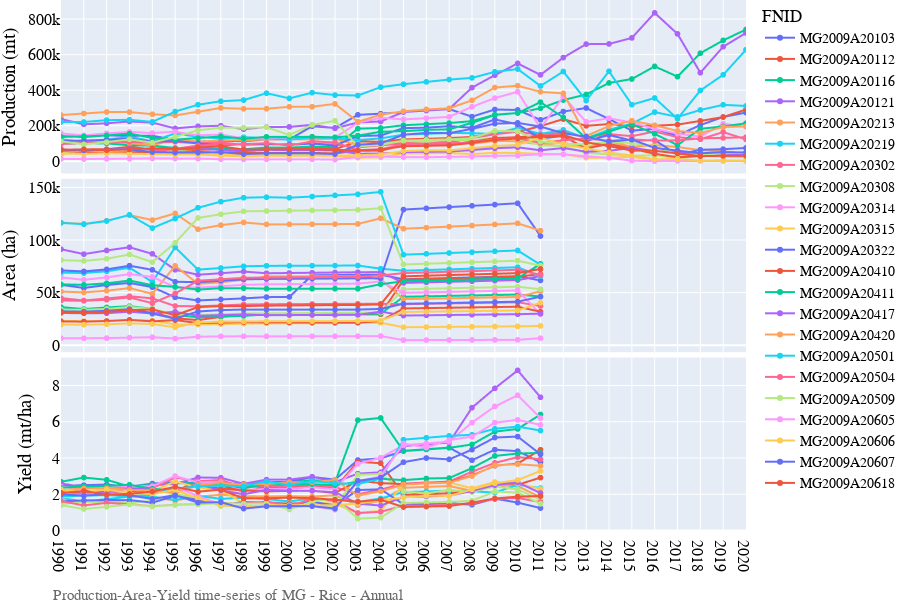
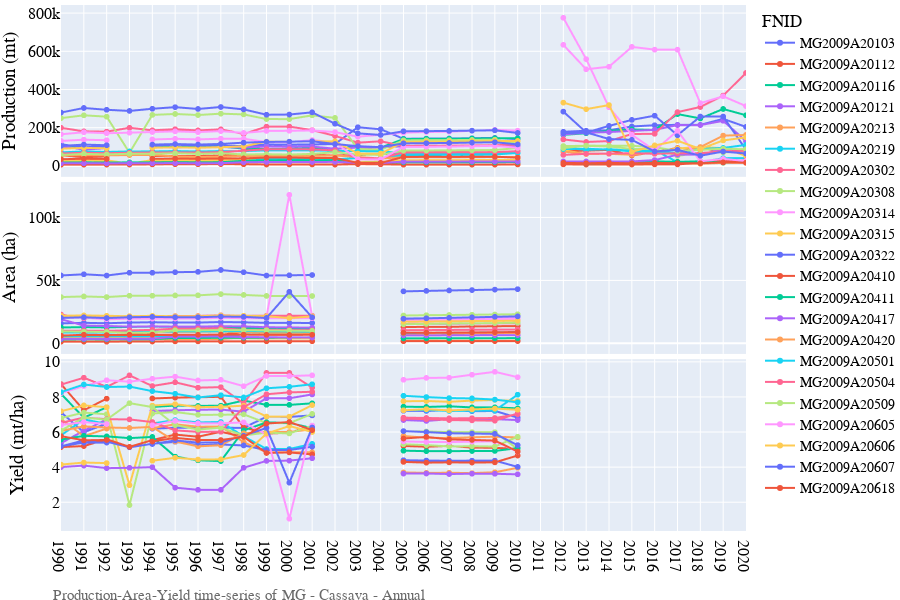
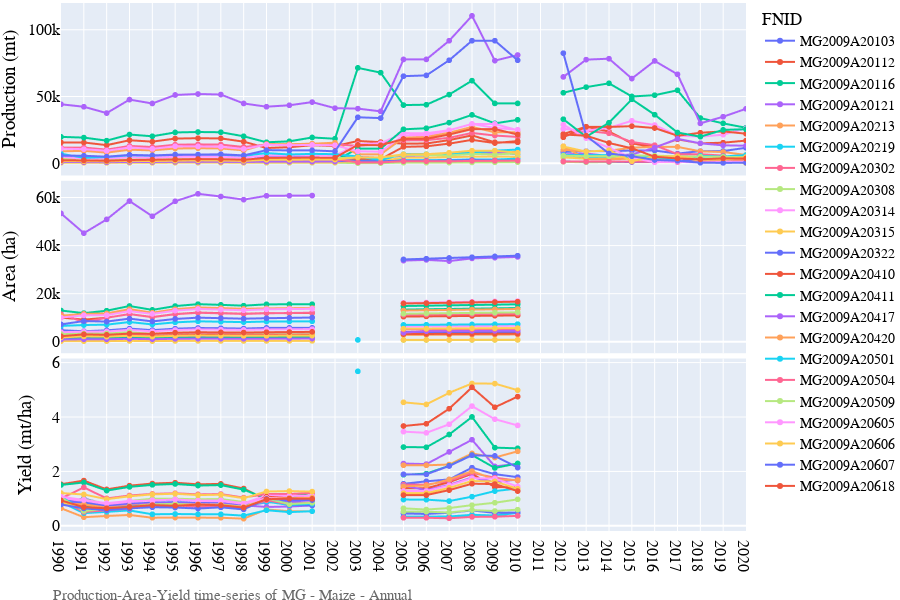

Notebook code for these charts, in order:
### Code cell
# Lineplot of Production-Area-Yield time-series
country_iso, country_name = 'MG', 'Madagascar'
df = pd.read_csv('../data/crop/adm_crop_production_%s.csv' % country_iso, index_col=0)
df['year'] = df['harvest_year']
year = [df['year'].min(), df['year'].max()]
product_season = [
    ['Rice','Annual'],
    ['Cassava','Annual'],
    ['Maize','Annual'],
]
for product_name, season_name in product_season:
    footnote = 'Production-Area-Yield time-series of %s - %s - %s' % (country_iso, product_name, season_name)
    fn_save = '../figures/%s_line_pay_%s_%s.png' % (country_iso, product_name, season_name)
    sub = df[(df['product'] == product_name) & (df['season_name'] == season_name)]
    fig = PlotLinePAY(sub, year, footnote, fn_save)
    fig.show()
